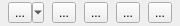
<?xml version="1.0" encoding="UTF-8"?>
<ui version="4.0">
 <class>SegmentationWidget</class>
 <widget class="QDialog" name="SegmentationWidget">
  <property name="geometry">
   <rect>
    <x>0</x>
    <y>0</y>
    <width>180</width>
    <height>26</height>
   </rect>
  </property>
  <property name="windowTitle">
   <string>Dialog</string>
  </property>
  <layout class="QHBoxLayout" name="horizontalLayout">
   <property name="spacing">
    <number>2</number>
   </property>
   <property name="leftMargin">
    <number>2</number>
   </property>
   <property name="topMargin">
    <number>2</number>
   </property>
   <property name="rightMargin">
    <number>2</number>
   </property>
   <property name="bottomMargin">
    <number>2</number>
   </property>
   <item>
    <widget class="QToolButton" name="toolButton">
     <property name="text">
      <string>...</string>
     </property>
     <property name="icon">
      <iconset resource="../res.qrc">
       <normaloff>:/PointCloud/images/polygonSelect.png</normaloff>:/PointCloud/images/polygonSelect.png</iconset>
     </property>
     <property name="popupMode">
      <enum>QToolButton::MenuButtonPopup</enum>
     </property>
    </widget>
   </item>
   <item>
    <widget class="QToolButton" name="inPolygon">
     <property name="text">
      <string>...</string>
     </property>
     <property name="icon">
      <iconset resource="../res.qrc">
       <normaloff>:/PointCloud/images/polygon_in.png</normaloff>:/PointCloud/images/polygon_in.png</iconset>
     </property>
    </widget>
   </item>
   <item>
    <widget class="QToolButton" name="outPolygon">
     <property name="text">
      <string>...</string>
     </property>
     <property name="icon">
      <iconset resource="../res.qrc">
       <normaloff>:/PointCloud/images/polygon_out.png</normaloff>:/PointCloud/images/polygon_out.png</iconset>
     </property>
    </widget>
   </item>
   <item>
    <widget class="QToolButton" name="check">
     <property name="text">
      <string>...</string>
     </property>
     <property name="icon">
      <iconset resource="../res.qrc">
       <normaloff>:/PointCloud/images/check_active.png</normaloff>:/PointCloud/images/check_active.png</iconset>
     </property>
    </widget>
   </item>
   <item>
    <widget class="QToolButton" name="cancel">
     <property name="text">
      <string>...</string>
     </property>
     <property name="icon">
      <iconset resource="../res.qrc">
       <normaloff>:/PointCloud/images/cancel.png</normaloff>:/PointCloud/images/cancel.png</iconset>
     </property>
    </widget>
   </item>
  </layout>
 </widget>
 <resources>
  <include location="../res.qrc"/>
 </resources>
 <connections/>
</ui>
